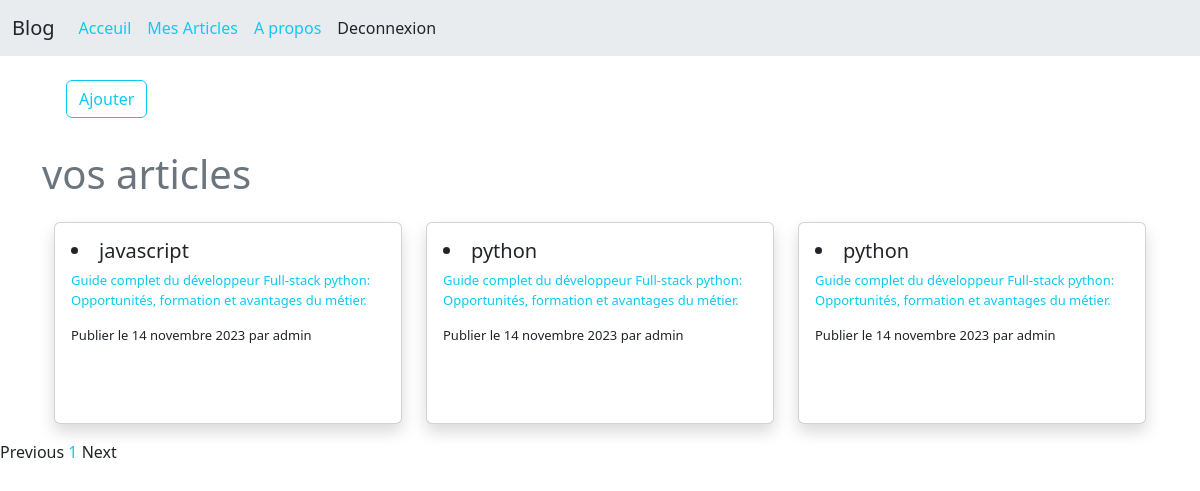
The app's page /articles/list/?page=2 (signed in), older data.
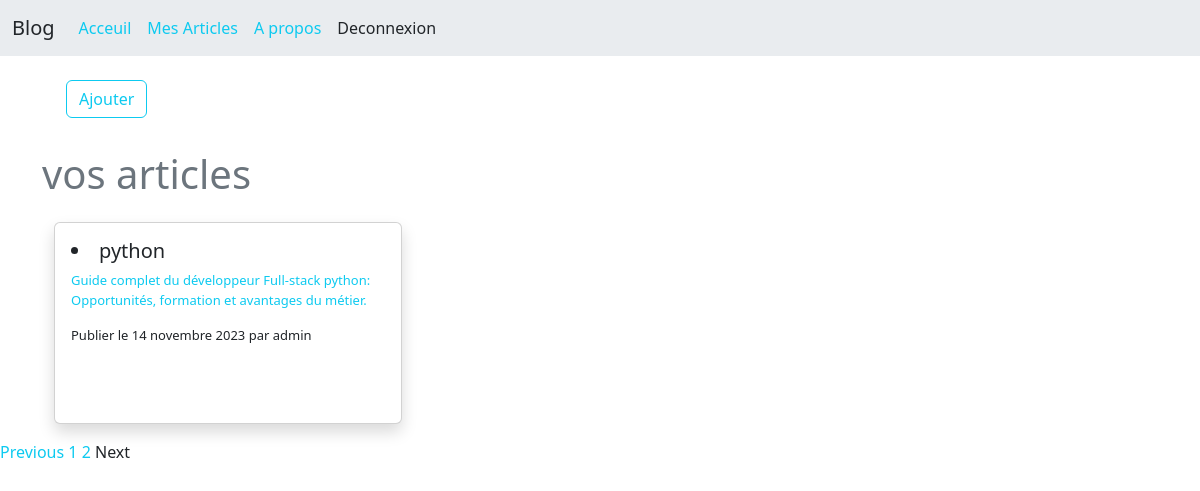
The same page, newer data.
### articles/models.py (models this page shows, shortened)
class Article (models.Model):
    image = models.ImageField(null=True, blank=True, upload_to='images/')
    title = models.CharField( max_length=150)
    summary = models.CharField( max_length=500)
    content = RichTextField(blank=True)
    author = models.ForeignKey(User, on_delete=models.CASCADE)
    creation_date = models.DateField(auto_now_add=True)
    last_update = models.DateField(auto_now=True)
    archive = models.BooleanField(default=False)
    class Meta:
        ordering = ['-creation_date']

### articles/views.py (the view)
# urls.py: path('articles/list/',list_articles, name='list_articles'),
@login_required(login_url='/login/')
def list_articles(request):
    user = request.user
    object_list = Article.objects.filter(author=user, archive = False).order_by('-last_update')
    page_num = request.GET.get('page', 1)
    paginator = Paginator(object_list, 10) # 10 articles / page
    try:
        page_obj = paginator.page(page_num)
    except PageNotAnInteger:
        page_obj = paginator.page(1)
    except EmptyPage:
        page_obj = paginator.page(paginator.num_pages)
    return render(request, 'articles/list_articles.html', {'page_obj': page_obj})

### templates/articles/list_articles.html (shortened to what this page needs)
{% extends "base.html" %}
{% block contenu %}
<div class="row  ">
    <div class="col m-4">
      <a href="{% url 'new_articles'%}" class="btn btn-outline-info mb-2">Ajouter</a>
      </div>
            <h1 class="h1 text-secondary"> vos articles </h1>
    </div>
  {% if page_obj  %}
  <div class="row m-auto my-2">
  {% for  article in page_obj %}
            <div class="col-lg-4 col-xs-1 col-sm-6 my-2">
                <a href="{% url 'details_articles' article.id %}" style="text-decoration:none ;font-size: small;" >
                    <div class="card shadow ">
                        <div class="card-body overflow-auto" style="height: 200px;">
                            <li class=" h5 card-title">{{article.title}}</li>
                            <p class="card-text text-info">{{article.summary}}</p>
                            <p class="card-text">Publier  le {{article.creation_date}} par {{article.author}}</p>
                           </div>
                    </div>
                </a>
            </div>
    {% endfor %}
</div>
    </div>
  {% endif %}
  {% include "partials/pagination.html" %}
{% endblock contenu %}

Row changes from the older to the newer data that the page shows:
no longer on this page (row edited): Article: title "javascript", summary "Guide complet du développeur Full-stack python: Opportunités, formation et avantages du métier.", creation_date "14 novembre 2023", author "admin"
no longer on this page (row edited): Article: title "python", summary "Guide complet du développeur Full-stack python: Opportunités, formation et avantages du métier.", creation_date "14 novembre 2023", author "admin"
Text that changed along with them:
list line gone: "1"
new list line: "1"
new list line: "2"
